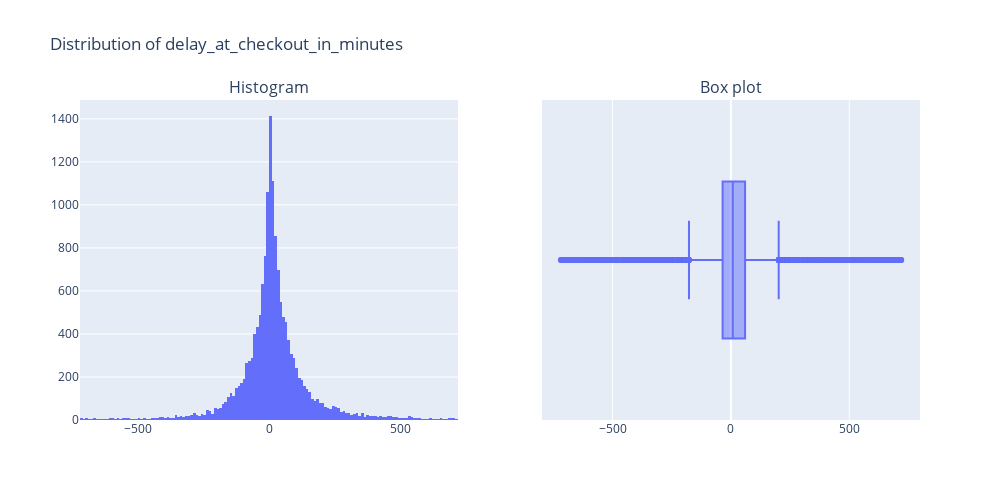

Notebook code cell kept with this figure:
### Code cell
mask_12h = (data_eda['delay_at_checkout_in_minutes']> -720) & (data_eda['delay_at_checkout_in_minutes']< 720)

# Create a figure with 2 subplots
fig = sp.make_subplots(rows=1, cols=2, subplot_titles=('Histogram', 'Box plot'))

# Add the histogram to the first subplot
fig.add_trace(px.histogram(data_frame=data_eda[mask_12h], x='delay_at_checkout_in_minutes').data[0], row=1, col=1)

# Add the box plot to the second subplot
fig.add_trace(px.box(data_frame=data_eda[mask_12h], x='delay_at_checkout_in_minutes').data[0], row=1, col=2)

# Update the layout of the figure
fig.update_layout(width=1000, height=500, title='Distribution of delay_at_checkout_in_minutes')

# Display the plot
fig.show()

### Figure 1 — Plotly figure (JSON) as saved in the notebook; plotly's stock layout.template omitted (floating-point values rounded to 4 significant figures; data arrays with more than 128 entries replaced by an {"elided": "..."} marker saying what was removed)
{"data": [{"alignmentgroup": "True", "bingroup": "x", "hovertemplate": "delay_at_checkout_in_minutes=%{x}<br>count=%{y}<extra></extra>", "legendgroup": "", "marker": {"color": "#636efa", "pattern": {"shape": ""}}, "name": "", "offsetgroup": "", "orientation": "v", "showlegend": false, "type": "histogram", "x": {"elided": "15608 int values"}, "xaxis": "x", "yaxis": "y"}, {"alignmentgroup": "True", "hovertemplate": "delay_at_checkout_in_minutes=%{x}<extra></extra>", "legendgroup": "", "marker": {"color": "#636efa"}, "name": "", "notched": false, "offsetgroup": "", "orientation": "h", "showlegend": false, "type": "box", "x": {"elided": "15608 int values"}, "x0": " ", "xaxis": "x2", "y0": " ", "yaxis": "y2"}], "layout": {"annotations": [{"font": {"size": 16}, "showarrow": false, "text": "Histogram", "x": 0.225, "xanchor": "center", "xref": "paper", "y": 1, "yanchor": "bottom", "yref": "paper"}, {"font": {"size": 16}, "showarrow": false, "text": "Box plot", "x": 0.775, "xanchor": "center", "xref": "paper", "y": 1, "yanchor": "bottom", "yref": "paper"}], "height": 500, "title": {"text": "Distribution of delay_at_checkout_in_minutes"}, "width": 1000, "xaxis": {"anchor": "y", "domain": [0, 0.45]}, "xaxis2": {"anchor": "y2", "domain": [0.55, 1]}, "yaxis": {"anchor": "x", "domain": [0, 1]}, "yaxis2": {"anchor": "x2", "domain": [0, 1]}}}
